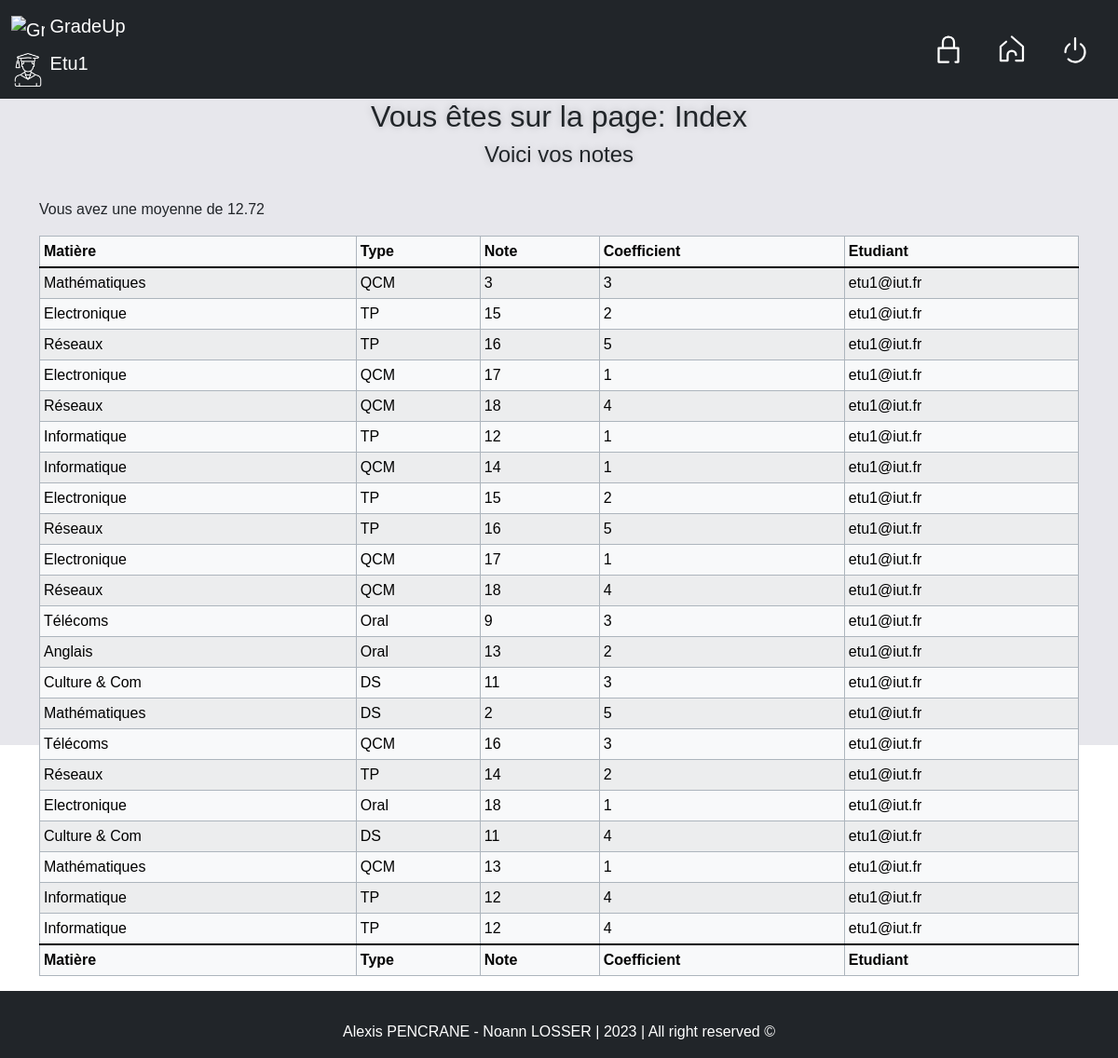
The page /index.php (signed in) on the database as committed earlier.
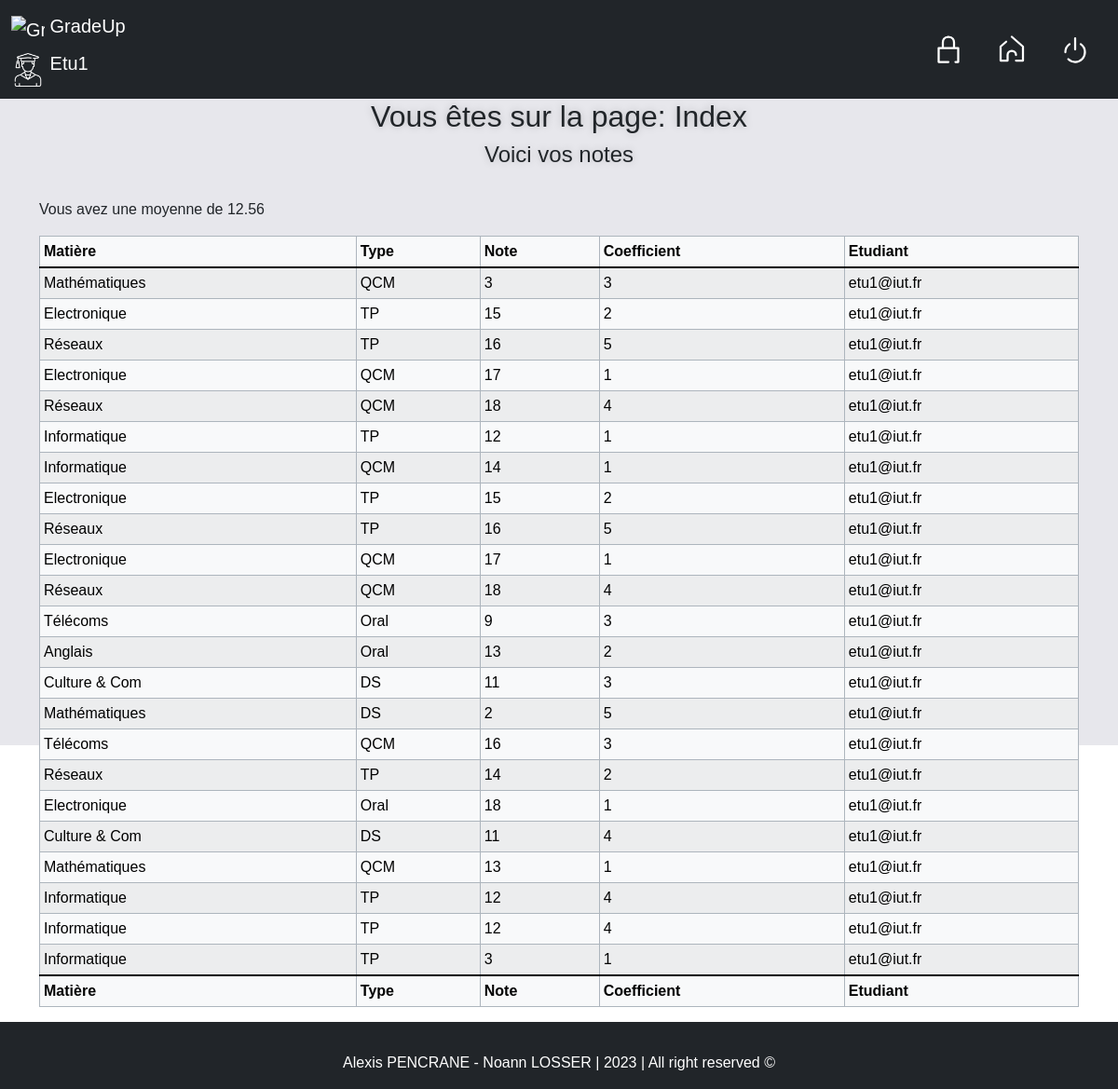
The same page on the database as committed later.
### tables this page shows
CREATE TABLE "Matieres" (
	"NoMat"	INTEGER,
	"NomMat"	VARCHAR(20) NOT NULL CHECK("NomMat" IN ('Informatique', 'Electronique', 'Télécoms', 'Réseaux', 'Anglais', 'Culture & Com', 'Mathématiques')),
	"Image"	TEXT NOT NULL DEFAULT 'assets/mat/missing.svg',
	PRIMARY KEY("NoMat" AUTOINCREMENT)
);

CREATE TABLE "Notes" (
	"NoNote"	INTEGER,
	"NomNote"	VARCHAR(20) NOT NULL CHECK("NomNote" IN ('TP', 'QCM', 'Oral', 'DS', 'TestTP')),
	PRIMARY KEY("NoNote" AUTOINCREMENT)
);

CREATE TABLE "NotesMatieres" (
	"id"	INTEGER NOT NULL,
	"login"	VARCHAR NOT NULL,
	"noMat"	INTEGER NOT NULL,
	"noNote"	INTEGER NOT NULL,
	"Coefficient"	INTEGER NOT NULL CHECK("Coefficient" >= 1 AND "Coefficient" <= 5),
	"note"	INTEGER NOT NULL CHECK("note" >= 0 AND "note" <= 20),
	CONSTRAINT "fk_Matieres" FOREIGN KEY("noMat") REFERENCES "Matieres"("noMat") ON DELETE CASCADE ON UPDATE CASCADE,
	CONSTRAINT "fk_Utilisateurs" FOREIGN KEY("login") REFERENCES "Comptes"("login") ON DELETE CASCADE ON UPDATE CASCADE,
	CONSTRAINT "fk_Notes" FOREIGN KEY("noNote") REFERENCES "Notes"("noNote") ON DELETE CASCADE ON UPDATE CASCADE,
	PRIMARY KEY("id" AUTOINCREMENT)
);

### functions.php (the view, shortened to what the changed rows need)
<?php
function afficheNotes($notes)
{
    $matieres = getMatieres();
    $types = getTypeNotes();
    echo '<table class="table table-light table-striped table-hover table-bordered border-dark-subtle table-sm"><thead><tr><th>Matière</th><th>Type</th><th>Note</th><th>Coefficient</th>';
    if ((strtolower(explode('.', basename($_SERVER['PHP_SELF']))[0]) == "insertion") || (strtolower(explode('.', basename($_SERVER['PHP_SELF']))[0]) == "index")) {
        echo '<th>Etudiant</th>';
    }
    echo '</tr></thead><tbody class="table-group-divider">';
    foreach ($notes as $note) {
        foreach ($matieres as $matiere) {
            foreach ($types as $type) {
                if ($note['noMat'] == $matiere['NoMat']) {
                    if ($note['noNote'] == $type['NoNote']) {
                        if (strtolower(explode('.', basename($_SERVER['PHP_SELF']))[0]) == "modification") {
                            echo '<tr><td><img src="' . getMatPicture($matiere['NomMat']) . '" title="' . $matiere['NomMat'] . '" alt="' . $matiere['NomMat'] . '" class="matiere-icon"> ' . $matiere['NomMat'] . '</td><td>' . $type['NomNote'] . '</td><td>' . $note['note'] . '</td><td>' . $note['Coefficient'] . '</td><td>' . $note['login'] . '</td><td><a href="modification.php?id=' . $note['id'] . '"><img src="assets/icons/select.svg" alt="Séléctioner" class="select"></a></td></tr>';
                        } elseif ((strtolower(explode('.', basename($_SERVER['PHP_SELF']))[0]) == "insertion") || (strtolower(explode('.', basename($_SERVER['PHP_SELF']))[0]) == "index")) {
                            echo '<tr><td>' . $matiere['NomMat'] . '</td><td>' . $type['NomNote'] . '</td><td>' . $note['note'] . '</td><td>' . $note['Coefficient'] . '</td><td>' . $note['login'] . '</td></tr>';
                        } else {
                            echo '<tr><td><img src="' . getMatPicture($matiere['NomMat']) . '" title="' . $matiere['NomMat'] . '" alt="' . $matiere['NomMat'] . '" class="matiere-icon"> ' . $matiere['NomMat'] . '</td><td>' . $type['NomNote'] . '</td><td>' . $note['note'] . '</td><td>' . $note['Coefficient'] . '</td></tr>';
                        }
                    }
                }
            }
        }
    }
    echo '</tbody><tfoot class="table-group-divider"><tr><th>Matière</th><th>Type</th><th>Note</th><th>Coefficient</th>';
    if ((strtolower(explode('.', basename($_SERVER['PHP_SELF']))[0]) == "insertion") || (strtolower(explode('.', basename($_SERVER['PHP_SELF']))[0]) == "index")) {
        echo '<th>Etudiant</th>';
    }
    echo '</tr></tfoot></table>';
}
function getAllNotes()
{
    $notes = false;
    try {
        $db = new PDO('sqlite:db/db.sqlite');
        $rq = 'SELECT * FROM NotesMatieres';
        $resultat = $db->query($rq);
        $notes = $resultat->fetchAll(PDO::FETCH_ASSOC);
    } catch (Exception $e) {
        echo "erreur de connection a la BDO";
    }
    return $notes;
}
function getNotesByEtu($notes, $login)
{
    $resultat = array();
    if (($login == "") ||($login == 'all')) {
        $resultat = $notes;
    } else {
        foreach ($notes as $note) {
            if ($note['login'] == $login) {
                array_push($resultat, $note);
            }
        }
    }
    return $resultat;
}
function getMatieres()
{
    $matieres = false;
    try {
        $db = new PDO('sqlite:db/db.sqlite');
        $rq = 'SELECT noMat, nomMat FROM Matieres';
        $resultat = $db->query($rq);
        $matieres = $resultat->fetchAll(PDO::FETCH_ASSOC);
    } catch (Exception $e) {
        echo "erreur de connection a la BDO";
    }
    return $matieres;
}
function getTypeNotes()
{
    $type = false;
    try {
        $db = new PDO('sqlite:db/db.sqlite');
        $rq = 'SELECT noNote, nomNote FROM Notes';
        $resultat = $db->query($rq);
        $type = $resultat->fetchAll(PDO::FETCH_ASSOC);
    } catch (Exception $e) {
        echo "erreur de connection a la BDO";
    }
    return $type;
}
function getMoyenneByEtu($login)
{
    $moyenne = false;
    $coefficients = 0;
    $notes = getNotesByEtu(getAllNotes(), $login);
    foreach ($notes as $note) {
        $moyenne += $note['note'] * $note['Coefficient'];
        $coefficients += $note['Coefficient'];
    }
    return round($moyenne / $coefficients, 2);
}

### index.php (shortened to what the changed rows need)
<?php
include "functions.php";
?>
<!DOCTYPE html>
<html lang="en">
<head>
    <link rel="stylesheet" type="text/css" href="css/bootstrap.min.css">
    <link rel="stylesheet" type="text/css" href="css/style.css">
</head>
<body>
    <main>
        <?php
        echo "<h2>Vous êtes sur la page: " . ucfirst(explode('.', basename($_SERVER['PHP_SELF']))[0]) . "</h2>";
        if ($_SESSION['uRole'] == "utilisateur") {
            echo "<h4>Voici vos notes</h4>";
            echo "<br><div class='container'>";
            echo "<p>Vous avez une moyenne de " . getMoyenneByEtu($_SESSION['uLogin']) . "</p>";
            afficheNotes(getNotesByEtu(getAllNotes(), $_SESSION['uLogin']));
            echo "</div>";
        }
        ?>
    </main>
</body>
</html>

Rows that differ between the two databases and show on the page:
added notesmatieres: note "3", Coefficient "1", login "etu1@iut.fr", notes ($matiere['NomMat'] "Informatique", NomNote "TP")
Other text that changed with them:
getMoyenneByEtu($_SESSION['uLogin']): "12.72" → "12.56"
